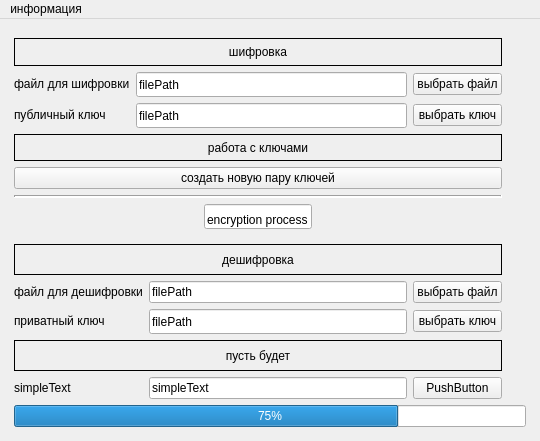
<?xml version="1.0" encoding="UTF-8"?>
<ui version="4.0">
 <class>MainWindow</class>
 <widget class="QMainWindow" name="MainWindow">
  <property name="geometry">
   <rect>
    <x>0</x>
    <y>0</y>
    <width>540</width>
    <height>441</height>
   </rect>
  </property>
  <property name="sizePolicy">
   <sizepolicy hsizetype="Fixed" vsizetype="Fixed">
    <horstretch>0</horstretch>
    <verstretch>0</verstretch>
   </sizepolicy>
  </property>
  <property name="minimumSize">
   <size>
    <width>540</width>
    <height>441</height>
   </size>
  </property>
  <property name="maximumSize">
   <size>
    <width>540</width>
    <height>441</height>
   </size>
  </property>
  <property name="windowTitle">
   <string>MainWindow</string>
  </property>
  <widget class="QWidget" name="centralwidget">
   <property name="sizePolicy">
    <sizepolicy hsizetype="Fixed" vsizetype="Preferred">
     <horstretch>0</horstretch>
     <verstretch>0</verstretch>
    </sizepolicy>
   </property>
   <layout class="QGridLayout" name="gridLayout_3">
    <item row="2" column="1">
     <spacer name="bottomVerticalSpacer">
      <property name="orientation">
       <enum>Qt::Vertical</enum>
      </property>
      <property name="sizeType">
       <enum>QSizePolicy::Fixed</enum>
      </property>
      <property name="sizeHint" stdset="0">
       <size>
        <width>500</width>
        <height>5</height>
       </size>
      </property>
     </spacer>
    </item>
    <item row="1" column="2">
     <spacer name="rightGorizontalSpacer">
      <property name="orientation">
       <enum>Qt::Horizontal</enum>
      </property>
      <property name="sizeType">
       <enum>QSizePolicy::Fixed</enum>
      </property>
      <property name="sizeHint" stdset="0">
       <size>
        <width>5</width>
        <height>20</height>
       </size>
      </property>
     </spacer>
    </item>
    <item row="0" column="1">
     <spacer name="topVerticalSpacer">
      <property name="orientation">
       <enum>Qt::Vertical</enum>
      </property>
      <property name="sizeType">
       <enum>QSizePolicy::Fixed</enum>
      </property>
      <property name="sizeHint" stdset="0">
       <size>
        <width>500</width>
        <height>5</height>
       </size>
      </property>
     </spacer>
    </item>
    <item row="1" column="0">
     <spacer name="leftHorizontalSpacer">
      <property name="orientation">
       <enum>Qt::Horizontal</enum>
      </property>
      <property name="sizeType">
       <enum>QSizePolicy::Fixed</enum>
      </property>
      <property name="sizeHint" stdset="0">
       <size>
        <width>5</width>
        <height>20</height>
       </size>
      </property>
     </spacer>
    </item>
    <item row="1" column="1">
     <layout class="QGridLayout" name="mainGridLayout">
      <item row="6" column="0">
       <layout class="QGridLayout" name="decruptGridLayout">
        <item row="3" column="2">
         <widget class="QPushButton" name="pushButton_6">
          <property name="text">
           <string>выбрать ключ</string>
          </property>
         </widget>
        </item>
        <item row="1" column="2">
         <widget class="QPushButton" name="pushButton">
          <property name="text">
           <string>выбрать файл</string>
          </property>
         </widget>
        </item>
        <item row="3" column="0">
         <widget class="QLabel" name="label_9">
          <property name="enabled">
           <bool>true</bool>
          </property>
          <property name="sizePolicy">
           <sizepolicy hsizetype="Preferred" vsizetype="Fixed">
            <horstretch>0</horstretch>
            <verstretch>0</verstretch>
           </sizepolicy>
          </property>
          <property name="styleSheet">
           <string notr="true">color: rgb(0, 0, 0);
</string>
          </property>
          <property name="text">
           <string>приватный ключ</string>
          </property>
         </widget>
        </item>
        <item row="5" column="0" colspan="3">
         <widget class="QLabel" name="label_7">
          <property name="font">
           <font>
            <kerning>true</kerning>
           </font>
          </property>
          <property name="layoutDirection">
           <enum>Qt::LeftToRight</enum>
          </property>
          <property name="autoFillBackground">
           <bool>false</bool>
          </property>
          <property name="styleSheet">
           <string notr="true">color: rgb(0, 0, 0);
border-color: rgb(0, 0, 0);
border-style: solid;
border-width: 1px;
border-color: black;</string>
          </property>
          <property name="text">
           <string>пусть будет</string>
          </property>
          <property name="alignment">
           <set>Qt::AlignCenter</set>
          </property>
         </widget>
        </item>
        <item row="6" column="0">
         <widget class="QLabel" name="label_3">
          <property name="styleSheet">
           <string notr="true">color: rgb(0, 0, 0);
</string>
          </property>
          <property name="text">
           <string>simpleText</string>
          </property>
         </widget>
        </item>
        <item row="6" column="2">
         <widget class="QPushButton" name="pushButton_4">
          <property name="text">
           <string>PushButton</string>
          </property>
         </widget>
        </item>
        <item row="1" column="1">
         <widget class="QLineEdit" name="lineEdit_2">
          <property name="text">
           <string>filePath</string>
          </property>
          <property name="readOnly">
           <bool>true</bool>
          </property>
         </widget>
        </item>
        <item row="0" column="0" colspan="3">
         <widget class="QLabel" name="label_6">
          <property name="font">
           <font>
            <kerning>true</kerning>
           </font>
          </property>
          <property name="layoutDirection">
           <enum>Qt::LeftToRight</enum>
          </property>
          <property name="autoFillBackground">
           <bool>false</bool>
          </property>
          <property name="styleSheet">
           <string notr="true">color: rgb(0, 0, 0);
border-color: rgb(0, 0, 0);
border-style: solid;
border-width: 1px;
border-color: black;</string>
          </property>
          <property name="text">
           <string>дешифровка</string>
          </property>
          <property name="alignment">
           <set>Qt::AlignCenter</set>
          </property>
         </widget>
        </item>
        <item row="1" column="0">
         <widget class="QLabel" name="label_2">
          <property name="styleSheet">
           <string notr="true">color: rgb(0, 0, 0);
</string>
          </property>
          <property name="text">
           <string>файл для дешифровки</string>
          </property>
         </widget>
        </item>
        <item row="3" column="1">
         <widget class="QLineEdit" name="lineEdit_6">
          <property name="minimumSize">
           <size>
            <width>0</width>
            <height>25</height>
           </size>
          </property>
          <property name="text">
           <string>filePath</string>
          </property>
          <property name="readOnly">
           <bool>true</bool>
          </property>
         </widget>
        </item>
        <item row="6" column="1">
         <widget class="QLineEdit" name="lineEdit_5">
          <property name="text">
           <string>simpleText</string>
          </property>
          <property name="readOnly">
           <bool>true</bool>
          </property>
         </widget>
        </item>
       </layout>
      </item>
      <item row="7" column="0" colspan="5">
       <widget class="QProgressBar" name="progressBar">
        <property name="value">
         <number>75</number>
        </property>
        <property name="orientation">
         <enum>Qt::Horizontal</enum>
        </property>
       </widget>
      </item>
      <item row="3" column="0">
       <widget class="Line" name="line_2">
        <property name="minimumSize">
         <size>
          <width>100</width>
          <height>0</height>
         </size>
        </property>
        <property name="lineWidth">
         <number>2</number>
        </property>
        <property name="orientation">
         <enum>Qt::Horizontal</enum>
        </property>
       </widget>
      </item>
      <item row="4" column="0">
       <layout class="QGridLayout" name="statusGridLayout">
        <item row="0" column="0">
         <widget class="QLineEdit" name="lineEdit_3">
          <property name="sizePolicy">
           <sizepolicy hsizetype="Fixed" vsizetype="Fixed">
            <horstretch>0</horstretch>
            <verstretch>0</verstretch>
           </sizepolicy>
          </property>
          <property name="minimumSize">
           <size>
            <width>0</width>
            <height>25</height>
           </size>
          </property>
          <property name="text">
           <string>encryption process</string>
          </property>
          <property name="alignment">
           <set>Qt::AlignBottom|Qt::AlignHCenter</set>
          </property>
          <property name="readOnly">
           <bool>true</bool>
          </property>
         </widget>
        </item>
       </layout>
      </item>
      <item row="5" column="0">
       <widget class="Line" name="line">
        <property name="sizePolicy">
         <sizepolicy hsizetype="Fixed" vsizetype="Fixed">
          <horstretch>100</horstretch>
          <verstretch>0</verstretch>
         </sizepolicy>
        </property>
        <property name="minimumSize">
         <size>
          <width>0</width>
          <height>0</height>
         </size>
        </property>
        <property name="lineWidth">
         <number>2</number>
        </property>
        <property name="orientation">
         <enum>Qt::Horizontal</enum>
        </property>
       </widget>
      </item>
      <item row="2" column="0">
       <layout class="QGridLayout" name="encryptGridLayout">
        <item row="2" column="0">
         <widget class="QLabel" name="label">
          <property name="enabled">
           <bool>true</bool>
          </property>
          <property name="sizePolicy">
           <sizepolicy hsizetype="Preferred" vsizetype="Fixed">
            <horstretch>0</horstretch>
            <verstretch>0</verstretch>
           </sizepolicy>
          </property>
          <property name="styleSheet">
           <string notr="true">color: rgb(0, 0, 0);
</string>
          </property>
          <property name="text">
           <string>файл для шифровки</string>
          </property>
         </widget>
        </item>
        <item row="1" column="0" colspan="3">
         <widget class="QLabel" name="label_5">
          <property name="font">
           <font>
            <kerning>true</kerning>
           </font>
          </property>
          <property name="layoutDirection">
           <enum>Qt::LeftToRight</enum>
          </property>
          <property name="autoFillBackground">
           <bool>false</bool>
          </property>
          <property name="styleSheet">
           <string notr="true">color: rgb(0, 0, 0);
border-color: rgb(0, 0, 0);
border-style: solid;
border-width: 1px;
border-color: black;</string>
          </property>
          <property name="text">
           <string>шифровка</string>
          </property>
          <property name="alignment">
           <set>Qt::AlignCenter</set>
          </property>
         </widget>
        </item>
        <item row="4" column="0">
         <widget class="QLabel" name="label_8">
          <property name="enabled">
           <bool>true</bool>
          </property>
          <property name="sizePolicy">
           <sizepolicy hsizetype="Preferred" vsizetype="Fixed">
            <horstretch>0</horstretch>
            <verstretch>0</verstretch>
           </sizepolicy>
          </property>
          <property name="styleSheet">
           <string notr="true">color: rgb(0, 0, 0);
</string>
          </property>
          <property name="text">
           <string>публичный ключ</string>
          </property>
         </widget>
        </item>
        <item row="4" column="2">
         <widget class="QPushButton" name="pushButton_5">
          <property name="text">
           <string>выбрать ключ</string>
          </property>
         </widget>
        </item>
        <item row="0" column="0" colspan="3">
         <spacer name="horizontalSpacer">
          <property name="orientation">
           <enum>Qt::Vertical</enum>
          </property>
          <property name="sizeType">
           <enum>QSizePolicy::Fixed</enum>
          </property>
          <property name="sizeHint" stdset="0">
           <size>
            <width>20</width>
            <height>5</height>
           </size>
          </property>
         </spacer>
        </item>
        <item row="2" column="1">
         <widget class="QLineEdit" name="lineEdit">
          <property name="minimumSize">
           <size>
            <width>0</width>
            <height>25</height>
           </size>
          </property>
          <property name="text">
           <string>filePath</string>
          </property>
          <property name="readOnly">
           <bool>true</bool>
          </property>
         </widget>
        </item>
        <item row="8" column="0" colspan="3">
         <widget class="QLabel" name="label_4">
          <property name="font">
           <font>
            <kerning>true</kerning>
           </font>
          </property>
          <property name="layoutDirection">
           <enum>Qt::LeftToRight</enum>
          </property>
          <property name="autoFillBackground">
           <bool>false</bool>
          </property>
          <property name="styleSheet">
           <string notr="true">color: rgb(0, 0, 0);
border-color: rgb(0, 0, 0);
border-style: solid;
border-width: 1px;
border-color: black;</string>
          </property>
          <property name="text">
           <string>работа с ключами</string>
          </property>
          <property name="alignment">
           <set>Qt::AlignCenter</set>
          </property>
         </widget>
        </item>
        <item row="2" column="2">
         <widget class="QPushButton" name="pushButton_2">
          <property name="text">
           <string>выбрать файл</string>
          </property>
         </widget>
        </item>
        <item row="4" column="1">
         <widget class="QLineEdit" name="lineEdit_4">
          <property name="minimumSize">
           <size>
            <width>0</width>
            <height>25</height>
           </size>
          </property>
          <property name="text">
           <string>filePath</string>
          </property>
          <property name="readOnly">
           <bool>true</bool>
          </property>
         </widget>
        </item>
        <item row="9" column="0" colspan="3">
         <widget class="QPushButton" name="pushButton_3">
          <property name="text">
           <string>создать новую пару ключей</string>
          </property>
         </widget>
        </item>
       </layout>
      </item>
     </layout>
    </item>
   </layout>
  </widget>
  <widget class="QMenuBar" name="menuBar">
   <property name="geometry">
    <rect>
     <x>0</x>
     <y>0</y>
     <width>540</width>
     <height>22</height>
    </rect>
   </property>
   <widget class="QMenu" name="menuabout">
    <property name="title">
     <string>информация</string>
    </property>
    <addaction name="action"/>
    <addaction name="action_2"/>
   </widget>
   <addaction name="menuabout"/>
  </widget>
  <action name="action">
   <property name="text">
    <string> о программе</string>
   </property>
  </action>
  <action name="action_2">
   <property name="text">
    <string>разработчики</string>
   </property>
  </action>
 </widget>
 <resources/>
 <connections/>
</ui>
